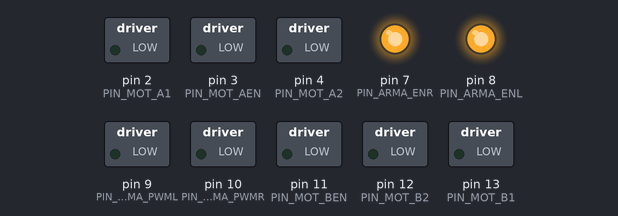
Recording of a sketch running on a simulated Arduino Uno, built with avr-gcc and run on an emulated ATmega328P. Shown: switched loads named in the sketch (green lamp = pin HIGH), output pins drawn as LEDs (lit = HIGH).

Above: at 0.2 s.
Timing chart, 0 to 1.7 s (numbered marks = the images above):
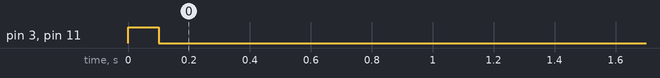

Measured:
- by itself, pin 3 (PIN_MOT_AEN), pin 11 (PIN_MOT_BEN): HIGH → LOW at 0.10 s

The sketch:

robot_bt.ino
```cpp
#include <SoftwareSerial.h>
SoftwareSerial SerialBT(5, 6); // RX | TX

struct Message {
  int16_t motorSpeedA;
  int16_t motorSpeedB;
  int16_t weaponSpeed;
} message;

struct Motor {
  uint8_t pin;
  int currentSpeed;
  int newSpeed;
  int jumpSpeed;
};

int motorSpeedB = 0;
int motorSpeedA = 0;

int periodo = 100;  //cada cuanto manda datos
unsigned long TiempoAhora = 0;

char char_in1, char_in2;
char *ptr;
struct Message state;
long count;
long sizex;

Motor motorA;
Motor motorB;
Motor weapon;

//bluetooth
#define PIN_BT_TX 5
#define PIN_BT_RX 6

// motor A, izquierdo
#define PIN_MOT_A1 2    //IN1
#define PIN_MOT_A2 4    //IN2
#define PIN_MOT_AEN 3   //ENA

//motor B, derecho
#define PIN_MOT_B1 13    //IN3
#define PIN_MOT_B2 12    //IN4
#define PIN_MOT_BEN 11  //ENB

//motor arma
#define PIN_ARMA_PWMR 10
#define PIN_ARMA_PWML 9
#define PIN_ARMA_ENR 7
#define PIN_ARMA_ENL 8

void setup() {

  configurarMotoresMovimiento();
  configurarArma();
  Serial.begin(9600);
  SerialBT.begin(9600);

  Motor weapon = {PIN_ARMA_PWML, 0, 0,2};
  Motor motorA = {PIN_MOT_AEN, 0, 0,4};
  Motor motorB = {PIN_MOT_BEN, 0, 0,4};
}

void loop() {
  //Recibir mensajes
  leerSerialBT();

  //Para detener todo
  detenertodo();

  // Mover el robot
  setVelMov();

  // Mover el arma
  setVelArma();

  if (millis() >= TiempoAhora + periodo) {
    analogWrite(PIN_ARMA_PWML, weapon.currentSpeed); // Send PWM signal to weapon motor
    analogWrite(PIN_MOT_AEN, motorA.currentSpeed);   // Send PWM signal to motor A
    analogWrite(PIN_MOT_BEN, motorB.currentSpeed);   // Send PWM signal to motor B
  }


}

void setVelArma() {
  weapon.newSpeed = state.weaponSpeed;
  check_vel(&weapon);
}

void check_vel(Motor* motor) {
  if (motor->currentSpeed > motor->newSpeed) {
    motor->currentSpeed -= motor ->jumpSpeed;
  }

  else if (motor->currentSpeed < motor->newSpeed) {
    motor->currentSpeed += motor ->jumpSpeed;
  }
}

void leerSerialBT() {
  SerialBT.listen();
  int rcv_bytes = SerialBT.available();
  //Serial.println("" + String(rcv_bytes));
  if (rcv_bytes == 6) {
    //while (!SerialBT.available());
    sizex = sizeof(struct Message);
    ptr = (char *)&state;
    for (count = 0; count < sizex; count++) {
      *(ptr + count) = SerialBT.read();
    }
  }
}

void setVelMov() {
  motorSpeedA = state.motorSpeedA;
  motorSpeedB = state.motorSpeedB;
  if (state.motorSpeedA < 0) {
    moverRobot_atras();
    motorSpeedA=-1*motorSpeedA;
    motorSpeedB=-1*motorSpeedB;
  }
  else if (state.motorSpeedA > 0) {
    moverRobot_adelante();
  }
  else {
    pararRobot();
  }
  check_vel(&motorA);
  check_vel(&motorB);

}

void detenertodo() {
  if (state.weaponSpeed == -1) {
    pararRobot();
    digitalWrite(PIN_MOT_AEN, LOW);
    digitalWrite(PIN_MOT_BEN, LOW);
    analogWrite(PIN_ARMA_PWML, 0);
    analogWrite(PIN_ARMA_PWMR, 0);
  }
}

void moverRobot_atras() {
  digitalWrite(PIN_MOT_A1, HIGH);
  digitalWrite(PIN_MOT_A2, LOW);
  digitalWrite(PIN_MOT_B1, LOW);
  digitalWrite(PIN_MOT_B2, HIGH);
}

void moverRobot_adelante() {
  digitalWrite(PIN_MOT_A1, LOW);
  digitalWrite(PIN_MOT_A2, HIGH);
  digitalWrite(PIN_MOT_B1, HIGH);
  digitalWrite(PIN_MOT_B2, LOW);
}

void pararRobot() {
  digitalWrite(PIN_MOT_A1, LOW);
  digitalWrite(PIN_MOT_A2, LOW);
  digitalWrite(PIN_MOT_B1, LOW);
  digitalWrite(PIN_MOT_B2, LOW);
}

void configurarBluetooth() {
  pinMode(PIN_BT_TX, INPUT);
  pinMode(PIN_BT_RX, INPUT);
}

void configurarMotoresMovimiento() {
  //Pines Motor A
  pinMode(PIN_MOT_A1, OUTPUT);
  pinMode(PIN_MOT_A2, OUTPUT);
  pinMode(PIN_MOT_AEN, OUTPUT);
  digitalWrite(PIN_MOT_AEN, HIGH);

  //Pines Motor B
  pinMode(PIN_MOT_B1, OUTPUT);
  pinMode(PIN_MOT_B2, OUTPUT);
  pinMode(PIN_MOT_BEN, OUTPUT);
  digitalWrite(PIN_MOT_BEN, HIGH);
}

void configurarArma() {
  //Pines Motor Central
  pinMode(PIN_ARMA_PWMR, OUTPUT);
  pinMode(PIN_ARMA_PWML, OUTPUT);
  pinMode(PIN_ARMA_ENR, OUTPUT);
  pinMode(PIN_ARMA_ENL, OUTPUT);

  digitalWrite(PIN_ARMA_PWMR, LOW);
  digitalWrite(PIN_ARMA_PWML, LOW);
  digitalWrite(PIN_ARMA_ENR, HIGH);
  digitalWrite(PIN_ARMA_ENL, HIGH);
}
```
